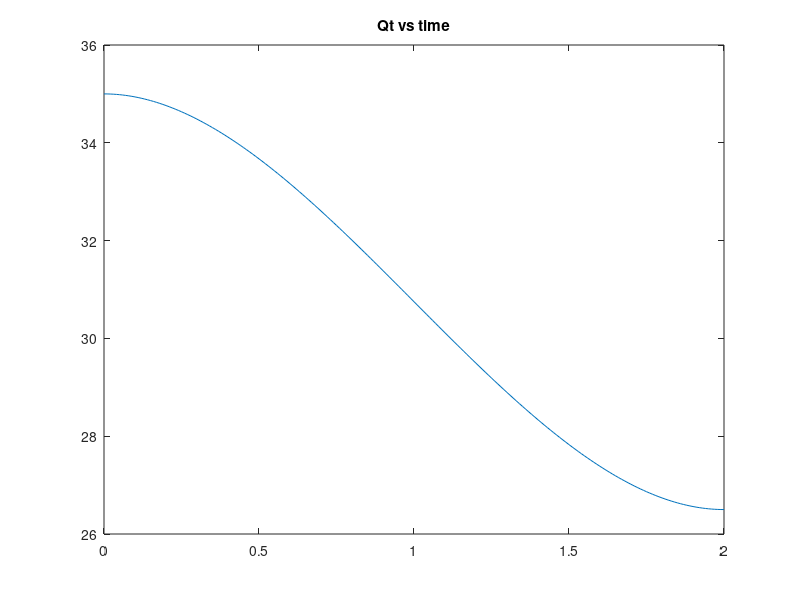
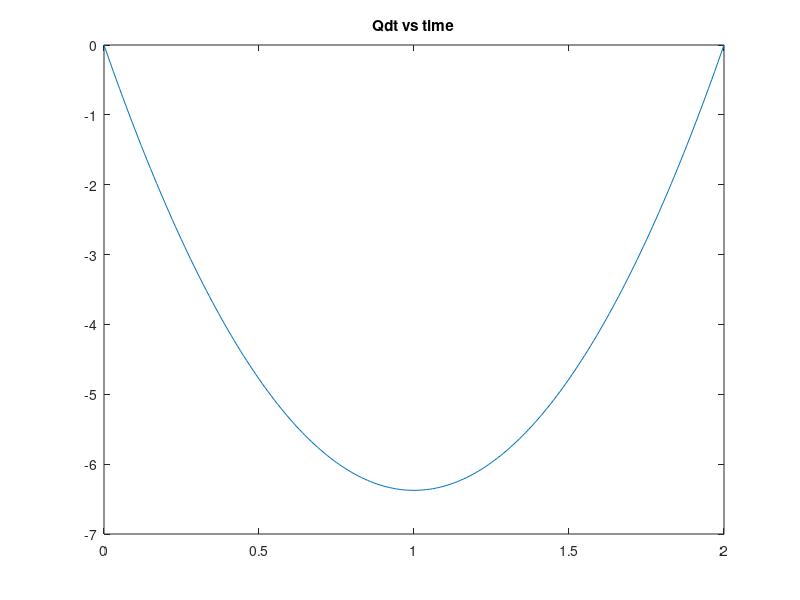
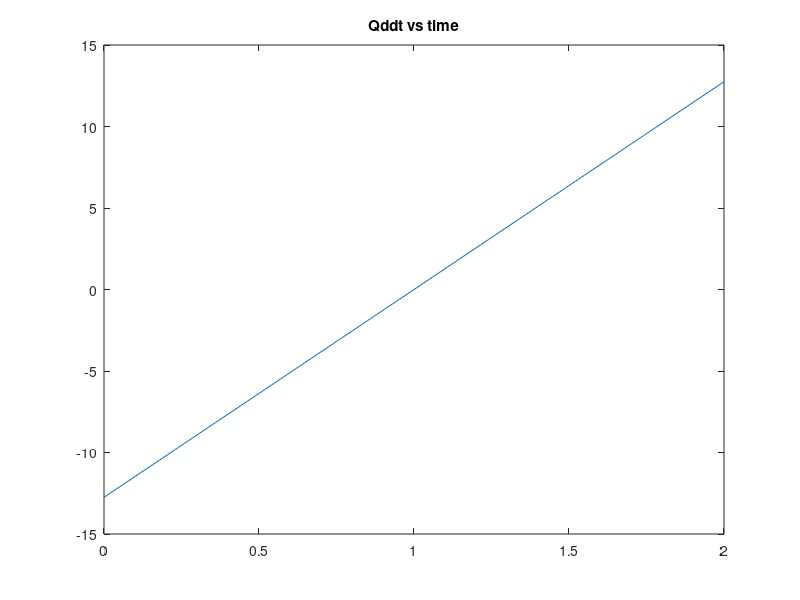

Recreate these plots in MATLAB, in order.
clc;
clear all;
t0 = 0;
tf = 2;
A = [1 t0 t0^2 t0^3;0 1 2*t0 3*t0^2;1 tf tf^2 tf^3;0 1 2*tf 3*tf^2];
B = [35;0;26.5;0];
a = inv(A)*B

i = 1;
for t = 0:0.01:2
    qt(i) = a(1,1) + a(2,1)*t+ a(3,1)*t^2+a(4,1)*t^3;
    qtdt(i) = a(2,1)+ 2*a(3,1)*t+ 3*a(4,1)*t^2; 
    qtddt(i) = 2*a(3,1)+ 6*a(4,1)*t;
    i = i+1;
end 
figure(1)
    plot([0:0.01:2],qt)
    title('Qt vs time');
figure(2)
    plot([0:0.01:2],qtdt)
    title('Qdt vs time');
figure(3)
    plot([0:0.01:2],qtddt)
    title('Qddt vs time');